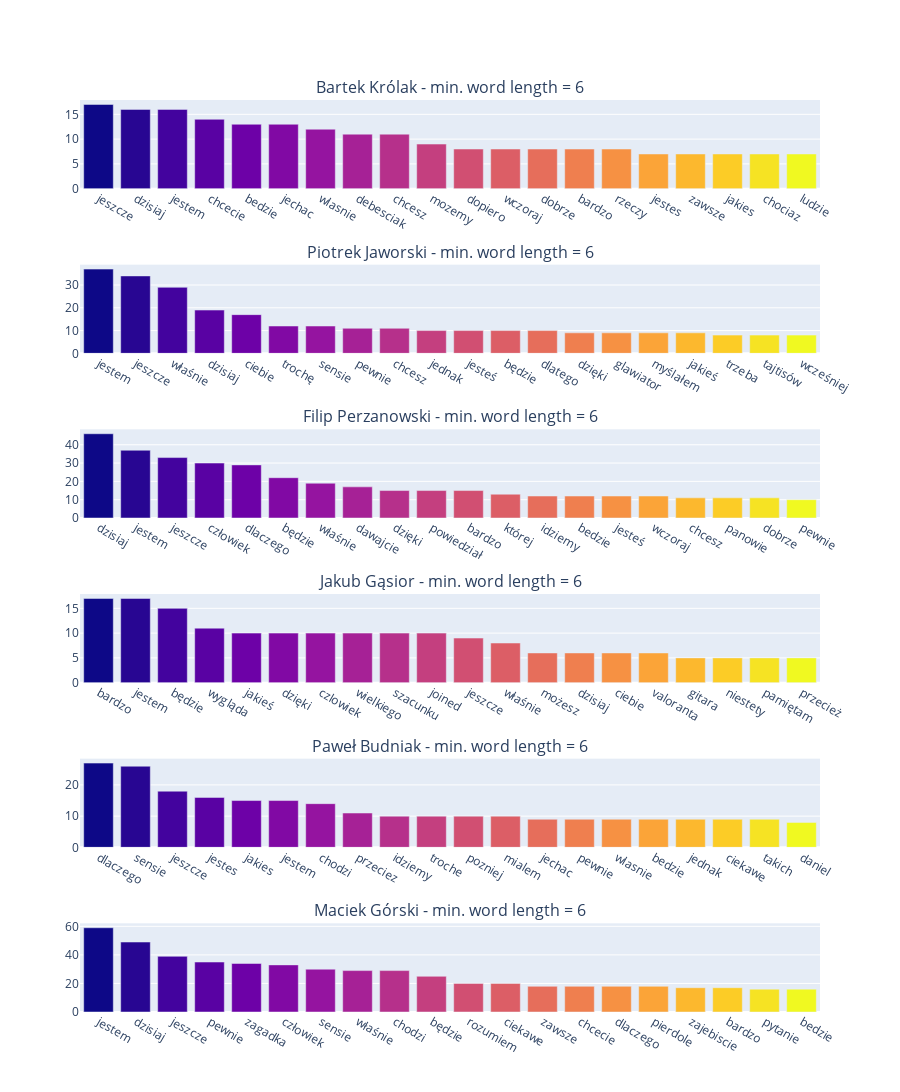

Write notebook code for a chart like this one.
### Code cell
plt_titles = [f'{sender} - min. word length = {min_word_length}' for sender in word_counts]
fig = make_subplots(
    rows=len(word_counts),
    cols=1,
    subplot_titles=plt_titles,
)
for i,sender in enumerate(word_counts):
    df = pd.DataFrame(word_counts[sender].items())[0:20]
    df.columns = ['word', 'count']
    f = px.bar(df, y = 'count', x = 'word', color = df.index)
    fig.add_trace(f.data[0], row = i + 1, col = 1)
fig.update_layout(height=len(word_counts) * 350, width=900)
fig.update(layout_coloraxis_showscale=False)
fig.show()

### Figure 1 — Plotly figure (JSON) as saved in the notebook; plotly's stock layout.template omitted (floating-point values rounded to 4 significant figures)
{"data": [{"alignmentgroup": "True", "hovertemplate": "word=%{x}<br>count=%{y}<br>index=%{marker.color}<extra></extra>", "legendgroup": "", "marker": {"color": [0, 1, 2, 3, 4, 5, 6, 7, 8, 9, 10, 11, 12, 13, 14, 15, 16, 17, 18, 19], "coloraxis": "coloraxis"}, "name": "", "offsetgroup": "", "orientation": "v", "showlegend": false, "textposition": "auto", "type": "bar", "x": ["jeszcze", "dzisiaj", "jestem", "chcecie", "bedzie", "jechac", "wlasnie", "debesciak", "chcesz", "mozemy", "dopiero", "wczoraj", "dobrze", "bardzo", "rzeczy", "jestes", "zawsze", "jakies", "chociaz", "ludzie"], "xaxis": "x", "y": [17, 16, 16, 14, 13, 13, 12, 11, 11, 9, 8, 8, 8, 8, 8, 7, 7, 7, 7, 7], "yaxis": "y"}, {"alignmentgroup": "True", "hovertemplate": "word=%{x}<br>count=%{y}<br>index=%{marker.color}<extra></extra>", "legendgroup": "", "marker": {"color": [0, 1, 2, 3, 4, 5, 6, 7, 8, 9, 10, 11, 12, 13, 14, 15, 16, 17, 18, 19], "coloraxis": "coloraxis"}, "name": "", "offsetgroup": "", "orientation": "v", "showlegend": false, "textposition": "auto", "type": "bar", "x": ["jestem", "jeszcze", "właśnie", "dzisiaj", "ciebie", "trochę", "sensie", "pewnie", "chcesz", "jednak", "jesteś", "będzie", "dlatego", "dzięki", "glawiator", "myślałem", "jakieś", "trzeba", "tajtisów", "wcześniej"], "xaxis": "x2", "y": [37, 34, 29, 19, 17, 12, 12, 11, 11, 10, 10, 10, 10, 9, 9, 9, 9, 8, 8, 8], "yaxis": "y2"}, {"alignmentgroup": "True", "hovertemplate": "word=%{x}<br>count=%{y}<br>index=%{marker.color}<extra></extra>", "legendgroup": "", "marker": {"color": [0, 1, 2, 3, 4, 5, 6, 7, 8, 9, 10, 11, 12, 13, 14, 15, 16, 17, 18, 19], "coloraxis": "coloraxis"}, "name": "", "offsetgroup": "", "orientation": "v", "showlegend": false, "textposition": "auto", "type": "bar", "x": ["dzisiaj", "jestem", "jeszcze", "człowiek", "dlaczego", "będzie", "właśnie", "dawajcie", "dzięki", "powiedział", "bardzo", "której", "idziemy", "bedzie", "jesteś", "wczoraj", "chcesz", "panowie", "dobrze", "pewnie"], "xaxis": "x3", "y": [46, 37, 33, 30, 29, 22, 19, 17, 15, 15, 15, 13, 12, 12, 12, 12, 11, 11, 11, 10], "yaxis": "y3"}, {"alignmentgroup": "True", "hovertemplate": "word=%{x}<br>count=%{y}<br>index=%{marker.color}<extra></extra>", "legendgroup": "", "marker": {"color": [0, 1, 2, 3, 4, 5, 6, 7, 8, 9, 10, 11, 12, 13, 14, 15, 16, 17, 18, 19], "coloraxis": "coloraxis"}, "name": "", "offsetgroup": "", "orientation": "v", "showlegend": false, "textposition": "auto", "type": "bar", "x": ["bardzo", "jestem", "będzie", "wygląda", "jakieś", "dzięki", "czlowiek", "wielkiego", "szacunku", "joined", "jeszcze", "właśnie", "możesz", "dzisiaj", "ciebie", "valoranta", "gitara", "niestety", "pamiętam", "przecież"], "xaxis": "x4", "y": [17, 17, 15, 11, 10, 10, 10, 10, 10, 10, 9, 8, 6, 6, 6, 6, 5, 5, 5, 5], "yaxis": "y4"}, {"alignmentgroup": "True", "hovertemplate": "word=%{x}<br>count=%{y}<br>index=%{marker.color}<extra></extra>", "legendgroup": "", "marker": {"color": [0, 1, 2, 3, 4, 5, 6, 7, 8, 9, 10, 11, 12, 13, 14, 15, 16, 17, 18, 19], "coloraxis": "coloraxis"}, "name": "", "offsetgroup": "", "orientation": "v", "showlegend": false, "textposition": "auto", "type": "bar", "x": ["dlaczego", "sensie", "jeszcze", "jestes", "jakies", "jestem", "chodzi", "przeciez", "idziemy", "troche", "pozniej", "mialem", "jechac", "pewnie", "wlasnie", "bedzie", "jednak", "ciekawe", "takich", "daniel"], "xaxis": "x5", "y": [27, 26, 18, 16, 15, 15, 14, 11, 10, 10, 10, 10, 9, 9, 9, 9, 9, 9, 9, 8], "yaxis": "y5"}, {"alignmentgroup": "True", "hovertemplate": "word=%{x}<br>count=%{y}<br>index=%{marker.color}<extra></extra>", "legendgroup": "", "marker": {"color": [0, 1, 2, 3, 4, 5, 6, 7, 8, 9, 10, 11, 12, 13, 14, 15, 16, 17, 18, 19], "coloraxis": "coloraxis"}, "name": "", "offsetgroup": "", "orientation": "v", "showlegend": false, "textposition": "auto", "type": "bar", "x": ["jestem", "dzisiaj", "jeszcze", "pewnie", "zagadka", "człowiek", "sensie", "właśnie", "chodzi", "będzie", "rozumiem", "ciekawe", "zawsze", "chcecie", "dlaczego", "pierdole", "zajebiscie", "bardzo", "pytanie", "bedzie"], "xaxis": "x6", "y": [59, 49, 39, 35, 34, 33, 30, 29, 29, 25, 20, 20, 18, 18, 18, 18, 17, 17, 16, 16], "yaxis": "y6"}], "layout": {"annotations": [{"font": {"size": 16}, "showarrow": false, "text": "Bartek Królak - min. word length = 6", "x": 0.5, "xanchor": "center", "xref": "paper", "y": 1.0, "yanchor": "bottom", "yref": "paper"}, {"font": {"size": 16}, "showarrow": false, "text": "Piotrek Jaworski - min. word length = 6", "x": 0.5, "xanchor": "center", "xref": "paper", "y": 0.8194, "yanchor": "bottom", "yref": "paper"}, {"font": {"size": 16}, "showarrow": false, "text": "Filip Perzanowski - min. word length = 6", "x": 0.5, "xanchor": "center", "xref": "paper", "y": 0.6389, "yanchor": "bottom", "yref": "paper"}, {"font": {"size": 16}, "showarrow": false, "text": "Jakub Gąsior - min. word length = 6", "x": 0.5, "xanchor": "center", "xref": "paper", "y": 0.4583, "yanchor": "bottom", "yref": "paper"}, {"font": {"size": 16}, "showarrow": false, "text": "Paweł Budniak - min. word length = 6", "x": 0.5, "xanchor": "center", "xref": "paper", "y": 0.2778, "yanchor": "bottom", "yref": "paper"}, {"font": {"size": 16}, "showarrow": false, "text": "Maciek Górski - min. word length = 6", "x": 0.5, "xanchor": "center", "xref": "paper", "y": 0.09722, "yanchor": "bottom", "yref": "paper"}], "coloraxis": {"showscale": false}, "height": 2100, "width": 900, "xaxis": {"anchor": "y", "domain": [0, 1]}, "xaxis2": {"anchor": "y2", "domain": [0, 1]}, "xaxis3": {"anchor": "y3", "domain": [0, 1]}, "xaxis4": {"anchor": "y4", "domain": [0, 1]}, "xaxis5": {"anchor": "y5", "domain": [0, 1]}, "xaxis6": {"anchor": "y6", "domain": [0, 1]}, "yaxis": {"anchor": "x", "domain": [0.9028, 1.0]}, "yaxis2": {"anchor": "x2", "domain": [0.7222, 0.8194]}, "yaxis3": {"anchor": "x3", "domain": [0.5417, 0.6389]}, "yaxis4": {"anchor": "x4", "domain": [0.3611, 0.4583]}, "yaxis5": {"anchor": "x5", "domain": [0.1806, 0.2778]}, "yaxis6": {"anchor": "x6", "domain": [0, 0.09722]}}}
